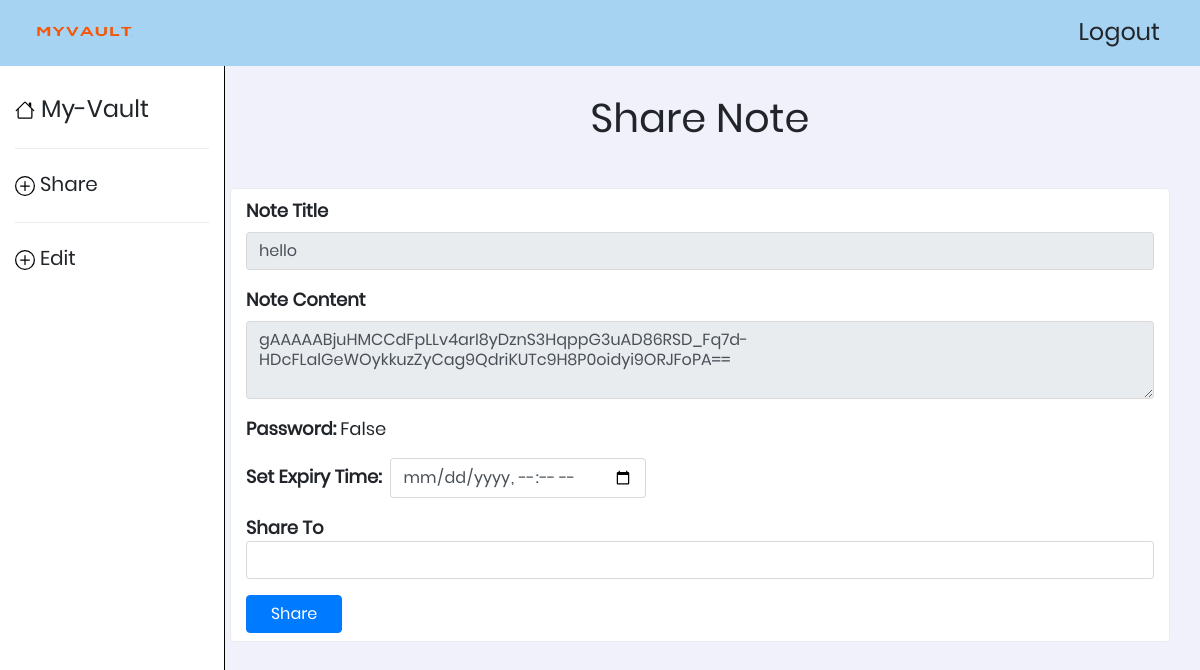
/user/note/share/30 (signed in), run on the app's committed database.
### login/models.py (models this page shows, shortened)
class Note(models.Model):
    title = models.CharField(max_length=1000, blank=False)
    secured_content = models.CharField(
        max_length=1000, blank=False, null=False)
    isset_Password = models.BooleanField(default=False)
    password = models.CharField(max_length=300, blank=True, null=True)
    created_at = models.DateTimeField(auto_now_add=True)
    expiry_time = models.DateTimeField(blank=True, null=True)
    creator = models.ForeignKey(Users, on_delete=models.CASCADE)

### login/views.py (the view)
# urls.py: path('user/note/share/<int:id>',views.Share, name="note_share"),
def Share(request, id=None):
    if request.session.get('session_email'):
        shareNote = Note.objects.get(id=id)
        return render(request, "share.html", {'shareNote': shareNote, 'date': datetime.now()})
    return HttpResponseRedirect(reverse('login'))

### templates/share.html (shortened to what this page needs)
{% load static %}
<!DOCTYPE html>
<html lang="en">
  <head>
    <link rel="stylesheet" type="text/css" href="{% static 'vendor/bootstrap/css/bootstrap.min.css' %}">
    <link rel="stylesheet" type="text/css" href="{% static '/css/main.css' %}">
    <link rel="stylesheet" type="text/css"
      href="https://use.fontawesome.com/releases/v5.3.1/css/all.css"
>
  </head>
  <body>
    <header>
      <nav class="navbar fixed-top navbar-expand-lg navbar-light bg-nav">
        <a href="#" class="navbar-brand mx-3 h4"><img src="{% static 'images/logo-white.png'%}" alt="" width="100" height="30" /></a>
        <div class="collapse navbar-collapse" id="navigations">
          <ul class="navbar-nav ml-md-auto">
            <li class="nav-item mx-lg-4">
              <a href="{% url 'user_logout' %}" class="h4">
                Logout
              </a>
            </li>
          </ul>
        </div>
      </nav>
    </header>
    <div class="container-fluid mt-5">
      <div class="row">
        <div class="col-lg-2 pl-0">
          <aside class="collapse left-side d-lg-block" id="left-side">
            <div class="container-fluid mt-5">
              <ul class="navbar-nav">
                <li class="nav-item">
                  <a href="{% url 'user_dashboard' %}" class="h4">
                    <img src="{% static 'images/icons/home.svg' %}"
                      width="20" height="20" />
                    <span class="mt-2 4">My-Vault</span>
                  </a>
                </li>
                <div class="dropdown-divider my-4"></div>
                <li class="nav-item">
                  <a href="javascript:void(0);" class="h5">
                    <img src="{% static 'images/icons/plus-circle.svg' %}"
                      width="20" height="20" />
                    <span class="mt-2">Share</span>
                  </a>
                </li>
                <div class="dropdown-divider my-4"></div>
                <li class="nav-item">
                  <a href="{% url 'note_edit' shareNote.id %}" class="h5">
                    <img src="{% static 'images/icons/plus-circle.svg' %}"
                      width="20" height="20" />
                    <span class="mt-2">Edit</span>
                  </a>
                </li>
              </ul>
            </div>
          </aside>
        </div>
        <div class="col-lg-10 mt-5">
          <div class="container-fluid">
            <h1 class="text-center mb-5">Share Note</h1>
            <div class="container border rounded bg-white">
              <form action="{% url 'note_share_to' shareNote.id %}" method="POST">
              <div class="form-group">
                <label for="noteTitle" class="my-2">Note Title</label>
                <input type="text" class="form-control" id="noteTitle" name="title" placeholder="Enter Note Title" value="{{ shareNote.title }}" readonly/>
              </div>
              <div class="form-group">
                <label for="noteContent" class="my-2">Note Content</label>
                <textarea class="form-control" id="noteContent" name="secured_content" rows="3" placeholder="Enter Note Content" readonly>{{shareNote.secured_content}}</textarea>
              </div>
              <div class="form-group d-flex">
                <label for="SetPassword">Password:</label>&nbsp;
                <span style="font-size: 18px;">{{shareNote.isset_Password}}</span>
              </div>
              <div class="form-group" id="form-expiry">
                <label for="noteExpiry" class="d-inline">Set Expiry Time:</label>
                <input type="datetime-local" class="form-control d-inline-block ml-1" id="noteExpiry"  name="expiryTime" required />
              </div>
              <div class="form-group" id="form-expiry">
                <label for="emailto">Share To</label>
                <input type="email" class="form-control" id="emailto"  name="emailto" value="" required/>
              </div>
              <button type="submit" class="btn btn-primary mb-2 px-4">
                Share
              </button>
            </form>
            </div>
            </div>
          </div>
        </div>
      </div>
  </body>
</html>

### static/css/main.css (style rules this page uses)
* { margin: 0px; padding: 0px; box-sizing: border-box; }
body, html { height: 100%; font-family: Poppins-Regular, sans-serif; background-color: #f0f1fa; }
a { font-family: Poppins-Regular; font-size: 14px; line-height: 1.7; color: #666666; margin: 0px; transition: all 0.4s; -webkit-transition: all 0.4s; -o-transition: all 0.4s; -moz-transition: all 0.4s; }
h1,h2,h3,h4,h5,h6 { margin: 0px; }
ul, li { margin: 0px; list-style-type: none; }
input { outline: none; border: none; }
textarea { outline: none; border: none; }
label { display: block; margin: 0; font-weight: bolder; font-size: 18px; }
button { outline: none !important; border: none; background: transparent; }
.left-side { position: fixed; height: 100%; width: 225px; z-index: 10; background-color: #ffffff; border-right: 1px solid black; }
.bg-nav { background-color: #a6d3f2; }
input[type=datetime-local] { max-width: 16rem; }

### data on the page
Note: title "hello", secured_content "gAAAAABjuHMCCdFpLLv4arI8yDznS3HqppG3uAD86RSD_Fq7d-HDcFLalGeWOykkuzZyCag9QdriKUTc9H8P0oidyi9ORJFoPA==", isset_Password "False"
